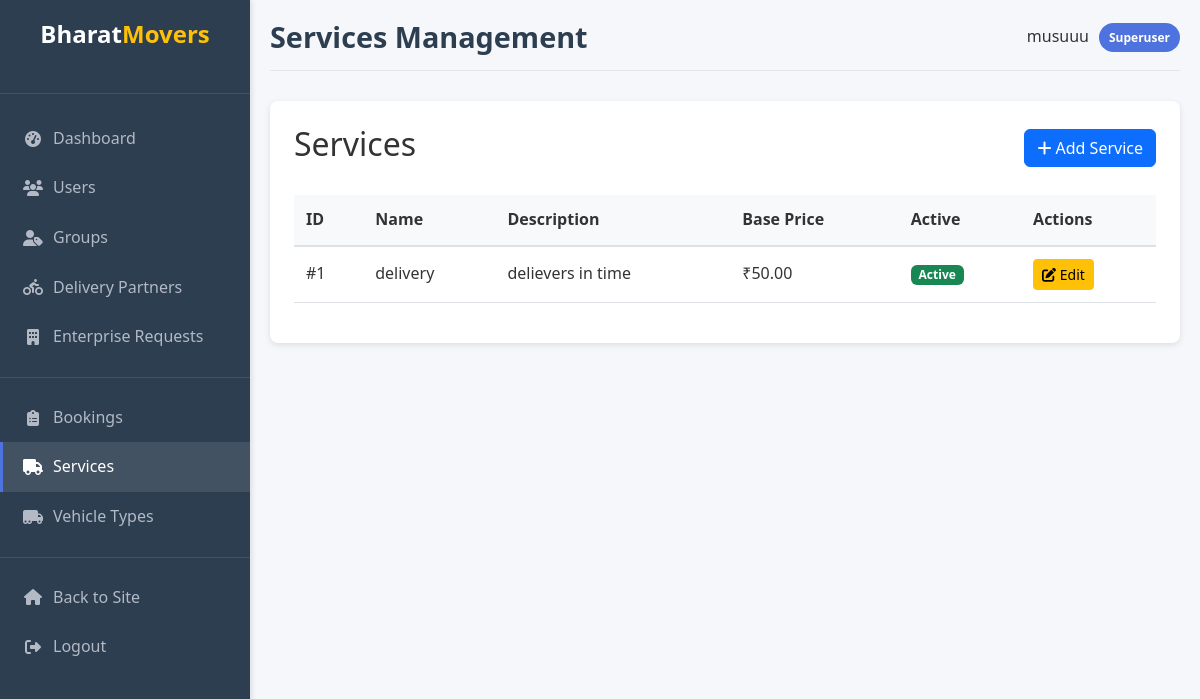
Screenshot of /accounts/admin/services/ (signed in) with the database file from the repository.
### accounts/models.py (models this page shows, shortened)
class CustomUser(AbstractUser):
    USER_TYPE_CHOICES = [
        ('CUSTOMER', 'Customer'),
        ('ADMIN', 'Admin'),
        ('DRIVER', 'Driver')
    ]
    email = models.EmailField(unique=True)
    phone_number = models.CharField(max_length=15)
    address = models.TextField(blank=True)
    user_type = models.CharField(max_length=10, choices=USER_TYPE_CHOICES, default='CUSTOMER')
    is_customer = models.BooleanField(default=True)
    is_driver = models.BooleanField(default=False)
    department = models.CharField(max_length=50, blank=True)
    designation = models.CharField(max_length=50, blank=True)
    join_date = models.DateTimeField(auto_now_add=True)
    email_notifications = models.BooleanField(default=True)
    sms_notifications = models.BooleanField(default=True)
    profile_image = models.ImageField(upload_to='profile_images/', blank=True, null=True)
    USERNAME_FIELD = 'email'
    REQUIRED_FIELDS = ['username']

### services/models.py (models this page shows, shortened)
class Service(models.Model):
    name = models.CharField(max_length=100)
    description = models.TextField()
    base_price = models.DecimalField(max_digits=10, decimal_places=2)
    vehicle_type = models.ForeignKey(VehicleType, on_delete=models.CASCADE)
    is_active = models.BooleanField(default=True)

### accounts/views.py (the view)
# urls.py: path('admin/services/', views.admin_services, name='admin_services'),
@login_required
@user_passes_test(lambda u: u.is_superuser or u.is_staff)
def admin_services(request):
    services = Service.objects.all().order_by('name')
    return render(request, 'accounts/admin/services.html', {
        'services': services,
        'active_tab': 'services'
    })

### templates/accounts/admin/services.html
{% extends "accounts/admin/admin_base.html" %}
{% block admin_title %}Services Management{% endblock %}
{% block admin_content %}
<div class="admin-card">
    <div class="d-flex justify-content-between align-items-center mb-4">
        <h2>Services</h2>
        <a href="{% url 'accounts:admin_add_service' %}" class="btn btn-primary">
            <i class="fas fa-plus"></i> Add Service
        </a>
    </div>
    <table class="admin-table">
        <thead>
            <tr>
                <th>ID</th>
                <th>Name</th>
                <th>Description</th>
                <th>Base Price</th>
                <th>Active</th>
                <th>Actions</th>
            </tr>
        </thead>
        <tbody>
            {% for service in services %}
            <tr>
                <td>#{{ service.id }}</td>
                <td>{{ service.name }}</td>
                <td>{{ service.description|truncatechars:50 }}</td>
                <td>₹{{ service.base_price }}</td>
                <td>
                    {% if service.is_active %}
                    <span class="badge bg-success">Active</span>
                    {% else %}
                    <span class="badge bg-danger">Inactive</span>
                    {% endif %}
                </td>
                <td>
                    <div class="admin-actions">
                        <a href="{% url 'accounts:admin_edit_service' service.id %}" class="btn btn-sm btn-warning">
                            <i class="fas fa-edit"></i> Edit
                        </a>
                    </div>
                </td>
            </tr>
            {% empty %}
            <tr>
                <td colspan="6" class="text-center">No services found</td>
            </tr>
            {% endfor %}
        </tbody>
    </table>
</div>
{% endblock %}

### templates/accounts/admin/admin_base.html (shortened to what this page needs)
{% load static %}
<!DOCTYPE html>
<html lang="en">
<head>
    <link href="https://cdn.jsdelivr.net/npm/bootstrap@5.3.2/dist/css/bootstrap.min.css" rel="stylesheet">
    <link rel="stylesheet" href="https://cdnjs.cloudflare.com/ajax/libs/font-awesome/6.4.0/css/all.min.css">
    <link rel="stylesheet" href="https://cdn.jsdelivr.net/npm/flatpickr/dist/flatpickr.min.css">
    <link rel="stylesheet" href="{% static 'css/admin.css' %}">
</head>
<body class="admin-body">
    <div class="admin-container">
        <div class="admin-sidebar">
            <div class="admin-logo">
                <h1 class="text-center text-white mb-4">Bharat<span class="text-warning">Movers</span></h1>
            </div>
            <a href="{% url 'accounts:admin_dashboard' %}" class="nav-link {% if active_tab == 'dashboard' %}active{% endif %}">
                <i class="fas fa-tachometer-alt"></i> <span>Dashboard</span>
            </a>
            <a href="{% url 'accounts:admin_users' %}" class="nav-link {% if active_tab == 'users' %}active{% endif %}">
                <i class="fas fa-users"></i> <span>Users</span>
            </a>
            <a href="{% url 'accounts:admin_groups' %}" class="nav-link {% if active_tab == 'groups' %}active{% endif %}">
                <i class="fas fa-user-tag"></i> <span>Groups</span>
            </a>
            <a href="{% url 'accounts:admin_delivery_partners' %}" class="nav-link {% if active_tab == 'delivery_partners' %}active{% endif %}">
                <i class="fas fa-biking"></i> <span>Delivery Partners</span>
            </a>
            <a href="{% url 'accounts:admin_enterprise_requests' %}" class="nav-link {% if active_tab == 'enterprise_requests' %}active{% endif %}">
                <i class="fas fa-building"></i> <span>Enterprise Requests</span>
            </a>
            <div class="sidebar-divider"></div>
            <a href="{% url 'accounts:admin_bookings' %}" class="nav-link {% if active_tab == 'bookings' %}active{% endif %}">
                <i class="fas fa-clipboard-list"></i> <span>Bookings</span>
            </a>
            <a href="{% url 'accounts:admin_services' %}" class="nav-link {% if active_tab == 'services' %}active{% endif %}">
                <i class="fas fa-truck"></i> <span>Services</span>
            </a>
            <a href="{% url 'accounts:admin_vehicle_types' %}" class="nav-link {% if active_tab == 'vehicle_types' %}active{% endif %}">
                <i class="fas fa-truck-moving"></i> <span>Vehicle Types</span>
            </a>
            <div class="sidebar-divider"></div>
            <a href="{% url 'home' %}" class="nav-link">
                <i class="fas fa-home"></i> <span>Back to Site</span>
            </a>
            <a href="{% url 'accounts:logout' %}" class="nav-link">
                <i class="fas fa-sign-out-alt"></i> <span>Logout</span>
            </a>
        </div>
        <div class="admin-content">
            <div class="admin-header">
                <h1 class="admin-title">{% block admin_title %}Admin Panel{% endblock %}</h1>
                <div class="admin-user-info">
                    <span>{{ request.user.get_full_name|default:request.user.email }}</span>
                    <span class="admin-badge">{% if request.user.is_superuser %}Superuser{% else %}Staff{% endif %}</span>
                </div>
            </div>
            {% block admin_content %}{% endblock %}
        </div>
    </div>
</body>
</html>

### static/css/admin.css (style rules this page uses)
.admin-card { background-color: #fff; border-radius: 8px; box-shadow: 0 2px 6px rgba(0, 0, 0, 0.1); padding: 1.5rem; margin-bottom: 1.5rem; }
.admin-table { width: 100%; border-collapse: separate; border-spacing: 0; margin-bottom: 1rem; }
.admin-table th { background-color: #f8f9fa; font-weight: 600; text-align: left; padding: 0.75rem; border-bottom: 2px solid #dee2e6; }
.admin-table td { padding: 0.75rem; border-bottom: 1px solid #dee2e6; vertical-align: middle; }
.admin-actions { display: flex; gap: 0.5rem; }
.admin-sidebar { background-color: #343a40; min-height: calc(100vh - 56px); }
.admin-sidebar .nav-link { color: rgba(255, 255, 255, 0.75); padding: 0.75rem 1.25rem; border-left: 3px solid transparent; }
.admin-sidebar .nav-link.active { color: #fff; border-left: 3px solid #007bff; background-color: rgba(0, 123, 255, 0.2); }
.admin-sidebar .nav-link i { margin-right: 0.5rem; width: 20px; text-align: center; }
:root { --primary: #FF6B00; --primary-dark: #E55E00; --primary-light: #FF8C3F; --secondary: #343A40; --light: #F8F9FA; --dark: #212529; --success: #28A745; --danger: #DC3545; --warning: #FFC107; --info: #17A2B8; --gray: #6C757D; --gray-light: #E9ECEF; --border-radius: 0.5rem; --box-shadow: 0 0.5rem 1rem rgba(0, 0, 0, 0.15); --transition: all 0.3s ease; }
body.admin-body { background-color: #f5f7fa; font-family: 'Segoe UI', Tahoma, Geneva, Verdana, sans-serif; color: #333; line-height: 1.6; margin: 0; padding: 0; }
.admin-container { display: flex; min-height: 100vh; }
.admin-sidebar { width: 250px; background: #2c3e50; color: #fff; padding: 20px 0; box-shadow: 2px 0 5px rgba(0, 0, 0, 0.1); position: fixed; height: 100%; overflow-y: auto; z-index: 1000; }
.admin-logo { padding: 0 20px 20px; border-bottom: 1px solid rgba(255, 255, 255, 0.1); margin-bottom: 20px; }
.admin-logo h1 { font-size: 1.5rem; font-weight: 700; margin: 0; }
.admin-sidebar .nav-link { color: #b3b9c5; padding: 12px 20px; display: flex; align-items: center; text-decoration: none; transition: all 0.3s ease; border-left: 3px solid transparent; }
.admin-sidebar .nav-link i { margin-right: 10px; width: 20px; text-align: center; }
.admin-sidebar .nav-link:hover, .admin-sidebar .nav-link.active { background: rgba(255, 255, 255, 0.1); color: #fff; border-left-color: #4e73df; }
.sidebar-divider { height: 1px; background: rgba(255, 255, 255, 0.1); margin: 15px 0; }
.admin-content { flex: 1; margin-left: 250px; padding: 20px; }
.admin-header { display: flex; justify-content: space-between; align-items: center; margin-bottom: 30px; padding-bottom: 15px; border-bottom: 1px solid #e0e6ed; }
.admin-title { font-size: 1.8rem; font-weight: 600; color: #2c3e50; margin: 0; }
.admin-user-info { display: flex; align-items: center; gap: 10px; }
.admin-badge { background: #4e73df; color: white; padding: 5px 10px; border-radius: 15px; font-size: 0.75rem; font-weight: 600; }

### rows the page displays
CustomUser: user.get_full_name "musuuu"
Service: id "1", name "delivery", description "delievers in time", base_price "50.00", is_active "Active"
